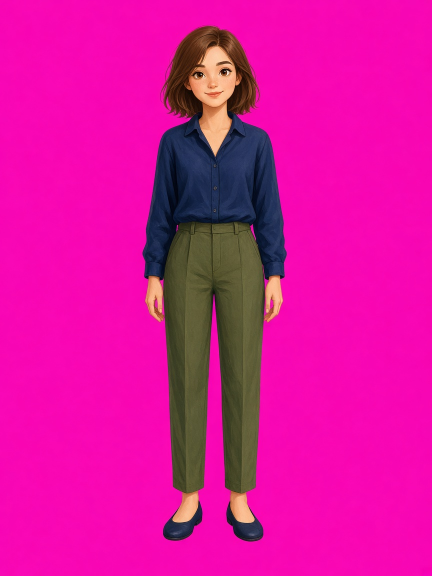
#> input picture src/Packs/Content/KitPlatform.Packs.Content.Application/VisualIntelligence/Masters/lan-stand.jpg, 864 x 1152 px (shown at 1/2 size)
$ python measure.py ../../src/Packs/Content/KitPlatform.Packs.Content.Application/VisualIntelligence/Masters/lan-stand.jpg
#> lines starting #> are read from the running program, lines starting #| are printed output that depends on the picture; after the words box and inside, x2 and y2 are one past the last pixel; in counts of white or black regions, pixels touching at a corner belong together
"""Measure one A-pose candidate. Prints a table. Writes crops next to the image."""

from __future__ import annotations

import json
import sys
from pathlib import Path

import numpy as np
from PIL import Image, ImageDraw, ImageFont

PINK = np.array([0xF8, 0x06, 0xB4], dtype=np.int16)
ROOT = Path(__file__).resolve().parent
STAND = Path(r"E:\KitPlatform\src\Packs\Content\KitPlatform.Packs.Content.Application\VisualIntelligence\Masters\lan-stand.jpg")
CROPS = ROOT / "crops"


def load_rgb(path: Path) -> np.ndarray:
    return np.asarray(Image.open(path).convert("RGB"))


def fit(image: np.ndarray) -> np.ndarray:
    height, width = image.shape[:2]
    target = (1728, 2304) if min(width, height) >= 1600 else (864, 1152)
    if (width, height) == target:
        return image
    return np.asarray(Image.fromarray(image).resize(target, Image.Resampling.LANCZOS))


def mask_of(image: np.ndarray) -> np.ndarray:
    delta = np.abs(image.astype(np.int16) - PINK)
    return np.any(delta > 8, axis=2)


def background_stats(image: np.ndarray, character: np.ndarray) -> dict:
    background = image[~character].astype(np.float32)
    if background.size == 0:
        return {"percent": 0.0, "std": 999.0}
    spread = background.std(axis=0)
    return {
        "percent": round(100.0 * (~character).mean(), 2),
        "std": round(float(spread.max()), 2),
        "stdChannels": [round(float(v), 2) for v in spread],
    }


def margin(character: np.ndarray, minimum: int) -> dict:
    height, width = character.shape
    touch = {
        "top": int(character[:minimum].any()),
        "bottom": int(character[-minimum:].any()),
        "left": int(character[:, :minimum].any()),
        "right": int(character[:, -minimum:].any()),
    }
    rows = np.where(character.any(axis=1))[0]
    cols = np.where(character.any(axis=0))[0]
    if len(rows) == 0:
        return {"pass": False, "touch": touch, "px": [0, 0, 0, 0]}
    edges = [int(cols[0]), int(rows[0]), int(width - 1 - cols[-1]), int(height - 1 - rows[-1])]
    return {"pass": min(edges) >= minimum and not any(touch.values()), "touch": touch, "px": edges}


def gap_at(character: np.ndarray, y: int, minimum: int) -> dict:
    row = character[y]
    runs = []
    start = None
    for x, on in enumerate(row.tolist()):
        if on and start is None:
            start = x
        elif not on and start is not None:
            runs.append((start, x - 1))
            start = None
    if start is not None:
        runs.append((start, len(row) - 1))
    if len(runs) < 2:
        return {"gapLeft": 0, "gapRight": 0, "pass": False, "runs": len(runs)}
    center = len(row) / 2
    body = min(runs, key=lambda run: abs((run[0] + run[1]) / 2 - center))
    left = [run for run in runs if run[1] < body[0]]
    right = [run for run in runs if run[0] > body[1]]
    gap_left = body[0] - left[-1][1] - 1 if left else 0
    gap_right = right[0][0] - body[1] - 1 if right else 0
    return {
        "gapLeft": int(gap_left),
        "gapRight": int(gap_right),
        "pass": gap_left >= minimum and gap_right >= minimum,
        "runs": len(runs),
    }


def centroid(character: np.ndarray) -> dict:
    ys, xs = np.where(character)
    width = character.shape[1]
    if len(xs) == 0:
        return {"offset": 1.0, "pass": False}
    offset = abs(float(xs.mean()) - width / 2) / width
    return {"offset": round(offset, 4), "pass": offset <= 0.03}


def head_box(character: np.ndarray) -> tuple[int, int, int, int]:
    ys, xs = np.where(character)
    top, bottom = int(ys.min()), int(ys.max())
    left, right = int(xs.min()), int(xs.max())
    height = max(1, bottom - top)
    width = max(1, right - left)
    cx = (left + right) // 2
    half = max(8, int(width * 0.28))
    return cx - half, top, cx + half, top + int(height * 0.22)


def ssim(a: np.ndarray, b: np.ndarray) -> float:
    a = a.astype(np.float64)
    b = b.astype(np.float64)
    kernel = 7
    pad = kernel // 2
    c1 = (0.01 * 255) ** 2
    c2 = (0.03 * 255) ** 2

    def blur(image: np.ndarray) -> np.ndarray:
        padded = np.pad(image, pad, mode="reflect")
        total = np.zeros_like(image)
        for dy in range(kernel):
            for dx in range(kernel):
                total += padded[dy : dy + image.shape[0], dx : dx + image.shape[1]]
        return total / (kernel * kernel)

    mu_a, mu_b = blur(a), blur(b)
    mu_a2, mu_b2, mu_ab = mu_a * mu_a, mu_b * mu_b, mu_a * mu_b
    sigma_a = blur(a * a) - mu_a2
    sigma_b = blur(b * b) - mu_b2
    sigma_ab = blur(a * b) - mu_ab
    score = ((2 * mu_ab + c1) * (2 * sigma_ab + c2)) / ((mu_a2 + mu_b2 + c1) * (sigma_a + sigma_b + c2))
    return float(score.mean())


def face_score(original: np.ndarray, candidate: np.ndarray) -> dict:
    box_a = head_box(mask_of(original))
    box_b = head_box(mask_of(candidate))
    crop_a = original[box_a[1] : box_a[3], box_a[0] : box_a[2]]
    crop_b = candidate[box_b[1] : box_b[3], box_b[0] : box_b[2]]
    gray_a = np.asarray(Image.fromarray(crop_a).convert("L").resize((160, 180), Image.Resampling.LANCZOS))
    gray_b = np.asarray(Image.fromarray(crop_b).convert("L").resize((160, 180), Image.Resampling.LANCZOS))
    score = ssim(gray_a, gray_b)
    label = "ĐẠT" if score >= 0.75 else "CẦN NGƯỜI XEM" if score >= 0.6 else "TRƯỢT"
    return {"ssim": round(score, 4), "label": label, "pass": score >= 0.75, "box": box_b}


def median_region(image: np.ndarray, character: np.ndarray, y0: float, y1: float, kind: str) -> np.ndarray | None:
    height, width = character.shape
    ys, xs = np.where(character)
    if len(ys) == 0:
        return None
    top, bottom = int(ys.min()), int(ys.max())
    left, right = int(xs.min()), int(xs.max())
    span = max(1, bottom - top)
    body = max(1, right - left)
    y_a = top + int(span * y0)
    y_b = top + int(span * y1)
    x_a = left + int(body * 0.35)
    x_b = left + int(body * 0.65)
    patch = image[y_a:y_b, x_a:x_b]
    local = character[y_a:y_b, x_a:x_b]
    pixels = patch[local]
    if kind == "shirt":
        keep = (pixels[:, 2] > pixels[:, 0] + 10) & (pixels[:, 2] > pixels[:, 1])
    else:
        keep = (pixels[:, 1] > pixels[:, 2] + 8) & (pixels[:, 1] + 15 > pixels[:, 0])
    chosen = pixels[keep]
    if len(chosen) < 40:
        return None
    return np.median(chosen, axis=0)


def color_score(original: np.ndarray, candidate: np.ndarray) -> dict:
    original_mask = mask_of(original)
    candidate_mask = mask_of(candidate)
    result = {}
    passed = True
    measured = True
    for name, band, kind in (("shirt", (0.22, 0.46), "shirt"), ("pants", (0.52, 0.78), "pants")):
        a = median_region(original, original_mask, band[0], band[1], kind)
        b = median_region(candidate, candidate_mask, band[0], band[1], kind)
        if a is None or b is None:
            result[name] = None
            measured = False
            passed = False
            continue
        delta = np.abs(a - b)
        result[name] = {
            "original": [int(v) for v in a],
            "candidate": [int(v) for v in b],
            "delta": [int(v) for v in delta],
            "pass": bool(delta.max() <= 18),
        }
        passed = passed and bool(delta.max() <= 18)
    result["pass"] = passed and measured
    result["measured"] = measured
    return result


def save_zoom(image: np.ndarray, box: tuple[int, int, int, int], path: Path) -> None:
    x0, y0, x1, y1 = box
    height, width = image.shape[:2]
    x0, y0 = max(0, x0), max(0, y0)
    x1, y1 = min(width, x1), min(height, y1)
    if x1 <= x0 or y1 <= y0:
        return
    crop = Image.fromarray(image[y0:y1, x0:x1])
    crop.resize((crop.width * 3, crop.height * 3), Image.Resampling.NEAREST).save(path)


def write_crops(image: np.ndarray, character: np.ndarray, tag: str, face: tuple[int, int, int, int]) -> None:
    CROPS.mkdir(parents=True, exist_ok=True)
    height, width = character.shape
    scale = height / 1152
    half = int(36 * scale)
    for name, frac in (("armpit", 0.24), ("hip", 0.42)):
        y = int(height * frac)
        row = character[y]
        runs = []
        start = None
        for x, on in enumerate(row.tolist()):
            if on and start is None:
                start = x
            elif not on and start is not None:
                runs.append((start, x - 1))
                start = None
        if start is not None:
            runs.append((start, len(row) - 1))
        center = width / 2
        body = min(runs, key=lambda run: abs((run[0] + run[1]) / 2 - center)) if runs else (width // 2, width // 2)
        left = [run for run in runs if run[1] < body[0]]
        right = [run for run in runs if run[0] > body[1]]
        if left:
            seam = (left[-1][1] + body[0]) // 2
            save_zoom(image, (seam - half, y - half, seam + half, y + half), CROPS / f"{tag}-{name}-left.png")
        if right:
            seam = (body[1] + right[0][0]) // 2
            save_zoom(image, (seam - half, y - half, seam + half, y + half), CROPS / f"{tag}-{name}-right.png")
    save_zoom(image, face, CROPS / f"{tag}-face.png")
    # Hand crops: outermost character pixels in the lower half of each side.
    ys, xs = np.where(character)
    if len(xs) == 0:
        return
    left, right = int(xs.min()), int(xs.max())
    mid_y = int(np.median(ys))
    for side, x_limit in (("left", left + (right - left) // 3), ("right", right - (right - left) // 3)):
        if side == "left":
            pick = np.where(character[:, :x_limit])
        else:
            pick = np.where(character[:, x_limit:])
            pick = (pick[0], pick[1] + x_limit)
        if len(pick[0]) == 0:
            continue
        # The hand of an A-pose is the outer, lower end of the arm, not the foot.
        arm = [(int(y), int(x)) for y, x in zip(pick[0], pick[1]) if y < mid_y + int(height * 0.08)]
        if not arm:
            continue
        if side == "left":
            point = min(arm, key=lambda p: p[1])
        else:
            point = max(arm, key=lambda p: p[1])
        save_zoom(image, (point[1] - half, point[0] - half, point[1] + half, point[0] + half), CROPS / f"{tag}-hand-{side}.png")


def measure(path: Path) -> dict:
    raw = load_rgb(path)
#> in load_rgb, returned value is the input picture: shape (1152, 864, 3); mean R, G, B 216.5, 19.1, 157
    image = fit(raw)
    character = mask_of(image)
#> in mask_of, `return np.any(delta > 8, axis=2)`:
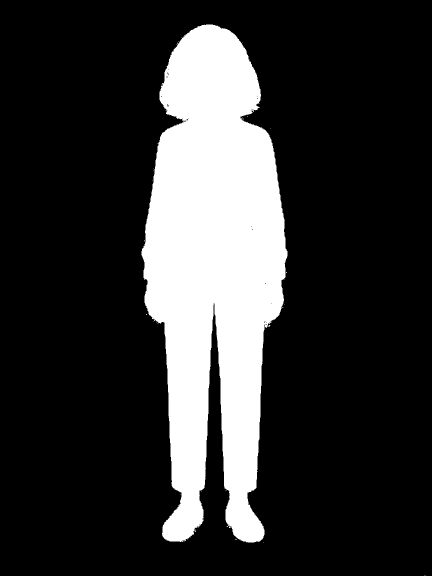
#> returned value: shape (1152, 864) bool (shown at 1/2 size); 19.9% white; 32 white regions (31 under 20 px), largest, box (x1, y1, x2, y2) and area: (283, 49, 575, 1085) 197965
    height = image.shape[0]
    scale = height / 1152
    gap_min = max(10, int(round(10 * scale)))
    edge_min = max(20, int(round(20 * scale)))
    stand = fit(load_rgb(STAND))
    background = background_stats(image, character)
    edges = margin(character, edge_min)
    gaps = {name: gap_at(character, int(height * frac), gap_min) for name, frac in (("shoulder", 0.24), ("chest", 0.32), ("hip", 0.42))}
    center = centroid(character)
    face = face_score(stand, image)
    color = color_score(stand, image)
    checks = {
        "background": bool(background["percent"] >= 70 and background["std"] < 6),
        "margin": bool(edges["pass"]),
        "gaps": bool(all(item["pass"] for item in gaps.values())),
        "symmetry": bool(center["pass"]),
        "face": bool(face["pass"]),
        "color": bool(color["pass"]),
    }
    passed = sum(1 for item in checks.values() if item)
    write_crops(image, character, path.stem, tuple(face["box"]))
    return {
        "file": path.name,
        "native": list(raw.shape[:2][::-1]) if False else [raw.shape[1], raw.shape[0]],
        "measured": [image.shape[1], image.shape[0]],
        "background": background,
        "margin": edges,
        "gaps": gaps,
        "symmetry": center,
        "face": {k: face[k] for k in ("ssim", "label", "pass")},
        "color": color,
        "hands": "CHƯA KIỂM",
        "checks": checks,
        "passed": passed,
        "of": 6,
    }


def contact(paths: list[Path], dest: Path) -> None:
    stand = Image.open(STAND).convert("RGB")
    tiles = [stand.resize((320, 427), Image.Resampling.LANCZOS)]
    labels = ["lan-stand.jpg"]
    for path in paths:
        tiles.append(Image.open(path).convert("RGB").resize((320, 427), Image.Resampling.LANCZOS))
        labels.append(path.name)
    sheet = Image.new("RGB", (len(tiles) * 320, 427 + 28), (246, 246, 244))
    draw = ImageDraw.Draw(sheet)
    font = ImageFont.truetype("C:/Windows/Fonts/segoeui.ttf", 16)
    for index, tile in enumerate(tiles):
        draw.text((index * 320 + 8, 4), labels[index], fill=(16, 28, 48), font=font)
        sheet.paste(tile, (index * 320, 28))
    sheet.save(dest)


def main() -> None:
    target = Path(sys.argv[1])
    result = measure(target)
#> in background_stats, `spread = background.std(axis=0)`: spread = [1.65, 0.979, 1.61]
#> in measure, `background = background_stats(image, character)`: background = {'percent': 80.11, 'std': 1.65, 'stdChannels': [1.65, 0.98, 1.61]}
#> in margin, `touch = { "top": int(character[:minimum].any()), "bottom": int(charact..`: touch = {'top': 0, 'bottom': 1, 'left': 0, 'right': 1}
#> in margin, `rows = np.where(character.any(axis=1))[0]`: rows = 1037 values from 49 to 1151
#> in margin, `cols = np.where(character.any(axis=0))[0]`: cols = 294 values from 283 to 850
#> in margin, `edges = [int(cols[0]), int(rows[0]), int(width - 1 - cols[-1]), int(he..`: edges = [283, 49, 13, 0]
#> in measure, `edges = margin(character, edge_min)`: edges = 3 items
#> the loop in gap_at, `for x, on in enumerate(row.tolist()):` made 864 passes
#> start on pass 321: 320
#> after the loop in gap_at, `for x, on in enumerate(row.tolist()):`: runs = [(320, 540)]
#> the loop in gap_at (call 2), `for x, on in enumerate(row.tolist()):` made 864 passes
#> start on pass 306: 305
#> in measure, `gaps = {name: gap_at(character, int(height * frac), gap_min) for name,..`: gaps = 3 items
#> in centroid, `offset = abs(float(xs.mean()) - width / 2) / width`: offset = 0.0051
#> in measure, `center = centroid(character)`: center = {'offset': 0.0051, 'pass': True}
#> in head_box, `top, bottom = int(ys.min()), int(ys.max())`: top = 49; bottom = 1151
#> in head_box, `left, right = int(xs.min()), int(xs.max())`: left = 283; right = 850
#> in head_box, `height = max(1, bottom - top)`: height = 1102
#> in head_box, `width = max(1, right - left)`: width = 567
#> in head_box, `cx = (left + right) // 2`: cx = 566
#> in head_box, `half = max(8, int(width * 0.28))`: half = 158
#> in face_score, `box_a = head_box(mask_of(original))`: box_a = (408, 49, 724, 291)
#> after the loop in blur, `for dy in range(kernel):`:
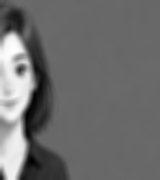
#> total: shape (180, 160) float64; min 900, max 10441, mean 5020.7; drawn with min black and max white
#> in ssim, `sigma_a = blur(a * a) - mu_a2`:
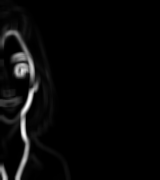
#> sigma_a: shape (180, 160) float64; min 0, max 6883.6, mean 231.8; drawn with min black and max white
#> in ssim, `score = ((2 * mu_ab + c1) * (2 * sigma_ab + c2)) / ((mu_a2 + mu_b2 + c..`: score: shape (180, 160) float64; every value is 1
#> in face_score, `score = ssim(gray_a, gray_b)`: score = 1
#> in face_score, `label = "ĐẠT" if score >= 0.75 else "CẦN NGƯỜI XEM" if score >= 0.6 el..`: label = 'ĐẠT'
#> in measure, `face = face_score(stand, image)`: face = {'ssim': 1, 'label': 'ĐẠT', 'pass': True, 'box': (408, 49, 724, 291)}
#> the loop in color_score, `for name, band, kind in (("shirt", (0.22, 0.46), "shirt"), ("pants", (..` made 2 passes
#> pass 1, in median_region, `patch = image[y_a:y_b, x_a:x_b]`:
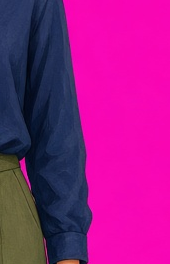
#> patch: shape (264, 170, 3); mean R, G, B 151.7, 27.6, 128.9
#> pass 1, in median_region, `local = character[y_a:y_b, x_a:x_b]`:
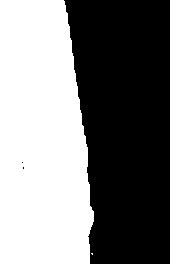
#> local: shape (264, 170) bool; 48.2% white; 2 white regions (1 under 20 px), largest, box (x1, y1, x2, y2) and area: (0, 0, 94, 264) 21633
#> pass 2, in median_region (call 3), `local = character[y_a:y_b, x_a:x_b]`:
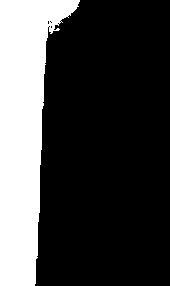
#> local: shape (286, 170) bool; 26% white; 1 white region, box (x1, y1, x2, y2) and area: (0, 0, 80, 286) 12619
#> after the loop in color_score, `for name, band, kind in (("shirt", (0.22, 0.46), "shirt"), ("pants", (..`: result = 2 items
#> in measure, `color = color_score(stand, image)`: color = 4 items
#> in measure, `checks = { "background": bool(background["percent"] >= 70 and backgrou..`: checks = {'background': True, 'margin': False, 'gaps': False, 'symmetry': True, 'face': True, 'color': True}
#> in measure, `passed = sum(1 for item in checks.values() if item)`: passed = 4
#> in write_crops, `left, right = int(xs.min()), int(xs.max())`: left = 283; right = 850
#> in write_crops, `mid_y = int(np.median(ys))`: mid_y = 517
#> the loop in write_crops, `for side, x_limit in (("left", left + (right - left) // 3), ("right", ..` made 2 passes
#> (side, x_limit, pick, point, x0 in save_zoom, y0 in save_zoom, x1 in save_zoom, y1 in save_zoom) on pass 1: ('left', 472, 137164 positions, rows 49 to 1083, columns 283 to 471, (502, 283), 247, 466, 319, 538)
#> (side, x_limit, pick) on pass 2: ('right', 661, ([1151, 1151], [849, 850]))
#> pass 1, in save_zoom (call 2), `crop = Image.fromarray(image[y0:y1, x0:x1])`:
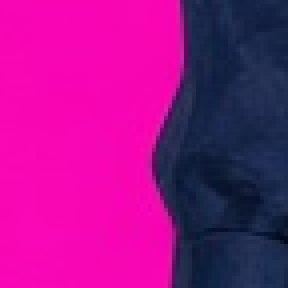
#> crop: PIL image 72x72 RGB (shown 4 times larger); mean R, G, B 157.3, 19.2, 134.9
#> result = 13 items
    print(json.dumps(result, ensure_ascii=False, indent=2))
#> (printed output is left out)


if __name__ == "__main__":
    main()

$ run again, with src/Packs/Content/KitPlatform.Packs.Content.Application/VisualIntelligence/Masters/lan-sit.jpg copied over src/Packs/Content/KitPlatform.Packs.Content.Application/VisualIntelligence/Masters/lan-stand.jpg
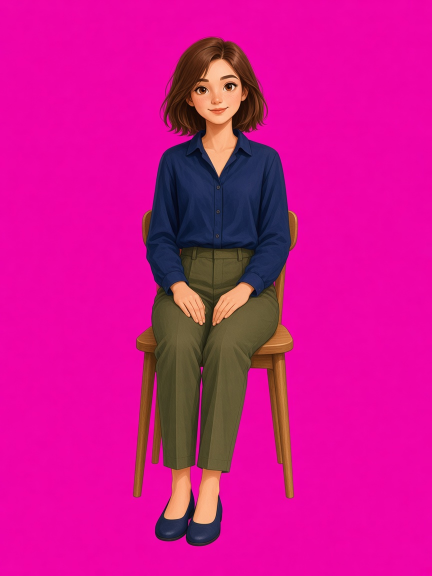
#> input picture src/Packs/Content/KitPlatform.Packs.Content.Application/VisualIntelligence/Masters/lan-sit.jpg, 864 x 1152 px (shown at 1/2 size)
#> in load_rgb, returned value is the input picture: shape (1152, 864, 3); mean R, G, B 207.3, 18.2, 143.1
#> in mask_of, `return np.any(delta > 8, axis=2)`:
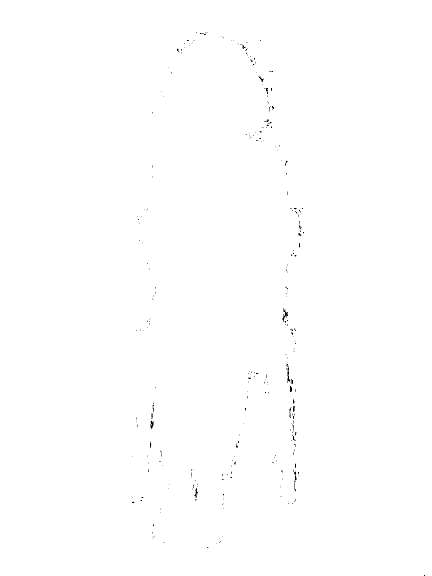
#> returned value: shape (1152, 864) bool (shown at 1/2 size); 99.8% white; black in thin lines or dots, all inside (x1, y1, x2, y2) = (264, 64, 850, 1152)
#> in background_stats, `background = image[~character].astype(np.float32)`: background = 1768 rows, first 8: [244, 2, 172], [241, 4, 172], [243, 3, 172], [244, 2, 172], [240, 5, 172], [241, 4, 172], [241, 4, 172], [241, 4, 172]
#> spread = [1.71, 1.95, 1.13]
#> in measure, `background = background_stats(image, character)`: background = {'percent': 0.18, 'std': 1.95, 'stdChannels': [1.71, 1.95, 1.13]}
#> touch = {'top': 1, 'bottom': 1, 'left': 1, 'right': 1}
#> rows = 1152 values from 0 to 1151
#> cols = 864 values from 0 to 863
#> in margin, `edges = [int(cols[0]), int(rows[0]), int(width - 1 - cols[-1]), int(he..`: edges = [0, 0, 0, 0]
#> in measure, `edges = margin(character, edge_min)`: edges = 3 items
#> after the loop in gap_at, `for x, on in enumerate(row.tolist()):`: runs = [(0, 498), (500, 518)]; start = 522
#> in gap_at, `center = len(row) / 2`: center = 432
#> in gap_at, `body = min(runs, key=lambda run: abs((run[0] + run[1]) / 2 - center))`: body = (500, 518)
#> in gap_at, `left = [run for run in runs if run[1] < body[0]]`: left = [(0, 498)]
#> in gap_at, `right = [run for run in runs if run[0] > body[1]]`: right = [(522, 863)]
#> gap_left = 1
#> gap_right = 3
#> the loop in gap_at (call 2), `for x, on in enumerate(row.tolist()):` made 864 passes
#> start on pass 1: 0
#> gaps = 3 items
#> offset = 0.000723
#> in measure, `center = centroid(character)`: center = {'offset': 0.0007, 'pass': True}
#> in head_box, `top, bottom = int(ys.min()), int(ys.max())`: top = 0; bottom = 1151
#> in head_box, `left, right = int(xs.min()), int(xs.max())`: left = 0; right = 863
#> in head_box, `height = max(1, bottom - top)`: height = 1151
#> in head_box, `width = max(1, right - left)`: width = 863
#> cx = 431
#> in head_box, `half = max(8, int(width * 0.28))`: half = 241
#> box_a = (190, 0, 672, 253)
#> in face_score, `score = ssim(gray_a, gray_b)`: score = 1
#> label = 'ĐẠT'
#> face = {'ssim': 1, 'label': 'ĐẠT', 'pass': True, 'box': (190, 0, 672, 253)}
#> the loop in color_score, `for name, band, kind in (("shirt", (0.22, 0.46), "shirt"), ("pants", (..` made 2 passes
#> after the loop in color_score, `for name, band, kind in (("shirt", (0.22, 0.46), "shirt"), ("pants", (..`: result = 2 items
#> color = 4 items
#> checks = {'background': False, 'margin': False, 'gaps': False, 'symmetry': True, 'face': True, 'color': True}
#> in measure, `passed = sum(1 for item in checks.values() if item)`: passed = 3
#> the loop in write_crops, `for name, frac in (("armpit", 0.24), ("hip", 0.42)):` made 2 passes
#> (body, left, right, seam) on pass 1: ((500, 518), [(0, 498)], [(522, 863)], 520)
#> in write_crops, `left, right = int(xs.min()), int(xs.max())`: left = 0; right = 863
#> mid_y = 575
#> the loop in write_crops, `for side, x_limit in (("left", left + (right - left) // 3), ("right", ..` made 2 passes
#> (side, x_limit, pick, point, x0 in save_zoom, y0 in save_zoom, x1 in save_zoom, y1 in save_zoom) on pass 2: ('right', 576, 331156 positions, rows 0 to 1151, columns 576 to 863, (0, 863), 827, 0, 864, 36)
#> pass 1, in save_zoom (call 4), `crop = Image.fromarray(image[y0:y1, x0:x1])`:
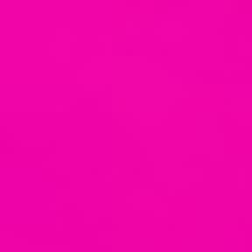
#> crop: PIL image 36x36 RGB (shown 7 times larger); mean R, G, B 239.7, 4.8, 167.2
#> in main, `result = measure(target)`: result = 13 items
#> (printed output is left out)
